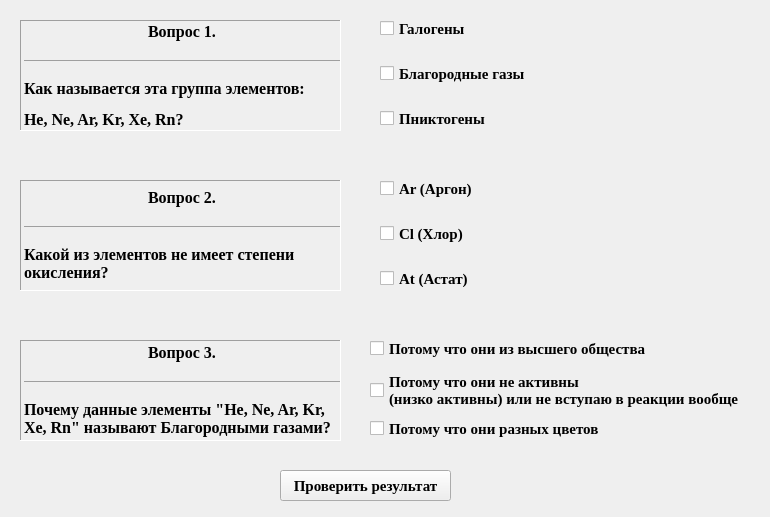
<?xml version="1.0" encoding="UTF-8"?>
<ui version="4.0">
 <class>TestNoMetals</class>
 <widget class="QWidget" name="TestNoMetals">
  <property name="geometry">
   <rect>
    <x>0</x>
    <y>0</y>
    <width>770</width>
    <height>517</height>
   </rect>
  </property>
  <property name="windowTitle">
   <string>TestNoMetals</string>
  </property>
  <property name="styleSheet">
   <string notr="true">TestNoMetals
{
	background-color: #b2a6ff;
}
</string>
  </property>
  <widget class="QLabel" name="label">
   <property name="geometry">
    <rect>
     <x>20</x>
     <y>20</y>
     <width>321</width>
     <height>111</height>
    </rect>
   </property>
   <property name="frameShape">
    <enum>QFrame::Panel</enum>
   </property>
   <property name="frameShadow">
    <enum>QFrame::Sunken</enum>
   </property>
   <property name="text">
    <string>&lt;html&gt;&lt;head/&gt;&lt;body&gt;&lt;p align=&quot;center&quot;&gt;&lt;span style=&quot; font-size:12pt; font-weight:600; font-family: Times New Roman;&quot;&gt;Вопрос 1.&lt;/span&gt;&lt;/p&gt;&lt;hr&gt;&lt;p&gt;&lt;span style=&quot; font-size:12pt; font-weight:600; font-family: Times New Roman;&quot;&gt;Как называется эта группа элементов:&lt;/span&gt;&lt;/p&gt;&lt;p&gt;&lt;span style=&quot; font-size:12pt; font-weight:600; font-family: Times New Roman;&quot;&gt;He, Ne, Ar, Kr, Xe, Rn?&lt;/span&gt;&lt;/p&gt;&lt;/body&gt;&lt;/html&gt;</string>
   </property>
  </widget>
  <widget class="QLabel" name="label_2">
   <property name="geometry">
    <rect>
     <x>20</x>
     <y>180</y>
     <width>321</width>
     <height>111</height>
    </rect>
   </property>
   <property name="frameShape">
    <enum>QFrame::Panel</enum>
   </property>
   <property name="frameShadow">
    <enum>QFrame::Sunken</enum>
   </property>
   <property name="text">
    <string>&lt;html&gt;&lt;head/&gt;&lt;body&gt;&lt;p align=&quot;center&quot;&gt;&lt;span style=&quot; font-size:12pt; font-weight:600; font-family: Times New Roman;&quot;&gt;Вопрос 2.&lt;/span&gt;&lt;/p&gt;&lt;hr&gt;&lt;p&gt;&lt;span style=&quot; font-size:12pt; font-weight:600; font-family: Times New Roman;&quot;&gt;Какой из элементов не имеет степени&lt;br&gt; окисления?&lt;/span&gt;&lt;/p&gt;&lt;/body&gt;&lt;/html&gt;</string>
   </property>
  </widget>
  <widget class="QLabel" name="label_3">
   <property name="geometry">
    <rect>
     <x>20</x>
     <y>340</y>
     <width>321</width>
     <height>101</height>
    </rect>
   </property>
   <property name="frameShape">
    <enum>QFrame::Panel</enum>
   </property>
   <property name="frameShadow">
    <enum>QFrame::Sunken</enum>
   </property>
   <property name="text">
    <string>&lt;html&gt;&lt;head/&gt;&lt;body&gt;&lt;p align=&quot;center&quot;&gt;&lt;span style=&quot; font-size:12pt; font-weight:600; font-family: Times New Roman;&quot;&gt;Вопрос 3.&lt;/span&gt;&lt;/p&gt;&lt;hr&gt;&lt;p&gt;&lt;span style=&quot; font-size:12pt; font-weight:600; font-family: Times New Roman&quot;&gt;Почему данные элементы &quot;He, Ne, Ar, Kr,&lt;br&gt; Xe, Rn&quot; называют Благородными газами?&lt;/span&gt;&lt;/p&gt;&lt;/body&gt;&lt;/html&gt;</string>
   </property>
  </widget>
  <widget class="QPushButton" name="pushButton">
   <property name="geometry">
    <rect>
     <x>280</x>
     <y>470</y>
     <width>171</width>
     <height>31</height>
    </rect>
   </property>
   <property name="font">
    <font>
     <family>Times New Roman</family>
     <pointsize>11</pointsize>
     <weight>75</weight>
     <bold>true</bold>
    </font>
   </property>
   <property name="text">
    <string>Проверить результат</string>
   </property>
  </widget>
  <widget class="QCheckBox" name="checkBox">
   <property name="geometry">
    <rect>
     <x>380</x>
     <y>20</y>
     <width>101</width>
     <height>17</height>
    </rect>
   </property>
   <property name="font">
    <font>
     <family>Times New Roman</family>
     <pointsize>11</pointsize>
     <weight>75</weight>
     <bold>true</bold>
    </font>
   </property>
   <property name="text">
    <string>Галогены</string>
   </property>
  </widget>
  <widget class="QCheckBox" name="checkBox_2">
   <property name="geometry">
    <rect>
     <x>380</x>
     <y>65</y>
     <width>171</width>
     <height>17</height>
    </rect>
   </property>
   <property name="font">
    <font>
     <family>Times New Roman</family>
     <pointsize>11</pointsize>
     <weight>75</weight>
     <bold>true</bold>
    </font>
   </property>
   <property name="text">
    <string>Благородные газы</string>
   </property>
  </widget>
  <widget class="QCheckBox" name="checkBox_3">
   <property name="geometry">
    <rect>
     <x>380</x>
     <y>110</y>
     <width>121</width>
     <height>17</height>
    </rect>
   </property>
   <property name="font">
    <font>
     <family>Times New Roman</family>
     <pointsize>11</pointsize>
     <weight>75</weight>
     <bold>true</bold>
    </font>
   </property>
   <property name="text">
    <string>Пниктогены</string>
   </property>
  </widget>
  <widget class="QCheckBox" name="checkBox_4">
   <property name="geometry">
    <rect>
     <x>380</x>
     <y>180</y>
     <width>101</width>
     <height>17</height>
    </rect>
   </property>
   <property name="font">
    <font>
     <family>Times New Roman</family>
     <pointsize>11</pointsize>
     <weight>75</weight>
     <bold>true</bold>
    </font>
   </property>
   <property name="text">
    <string>Ar (Аргон)</string>
   </property>
  </widget>
  <widget class="QCheckBox" name="checkBox_5">
   <property name="geometry">
    <rect>
     <x>380</x>
     <y>225</y>
     <width>101</width>
     <height>17</height>
    </rect>
   </property>
   <property name="font">
    <font>
     <family>Times New Roman</family>
     <pointsize>11</pointsize>
     <weight>75</weight>
     <bold>true</bold>
    </font>
   </property>
   <property name="text">
    <string>Cl (Хлор)</string>
   </property>
  </widget>
  <widget class="QCheckBox" name="checkBox_6">
   <property name="geometry">
    <rect>
     <x>380</x>
     <y>270</y>
     <width>101</width>
     <height>17</height>
    </rect>
   </property>
   <property name="font">
    <font>
     <family>Times New Roman</family>
     <pointsize>11</pointsize>
     <weight>75</weight>
     <bold>true</bold>
    </font>
   </property>
   <property name="text">
    <string>At (Астат)</string>
   </property>
  </widget>
  <widget class="QCheckBox" name="checkBox_7">
   <property name="geometry">
    <rect>
     <x>370</x>
     <y>340</y>
     <width>291</width>
     <height>17</height>
    </rect>
   </property>
   <property name="font">
    <font>
     <family>Times New Roman</family>
     <pointsize>11</pointsize>
     <weight>75</weight>
     <bold>true</bold>
    </font>
   </property>
   <property name="text">
    <string>Потому что они из высшего общества</string>
   </property>
  </widget>
  <widget class="QCheckBox" name="checkBox_8">
   <property name="geometry">
    <rect>
     <x>370</x>
     <y>370</y>
     <width>381</width>
     <height>41</height>
    </rect>
   </property>
   <property name="font">
    <font>
     <family>Times New Roman</family>
     <pointsize>11</pointsize>
     <weight>75</weight>
     <bold>true</bold>
    </font>
   </property>
   <property name="text">
    <string>Потому что они не активны
(низко активны) или не вступаю в реакции вообще</string>
   </property>
  </widget>
  <widget class="QCheckBox" name="checkBox_9">
   <property name="geometry">
    <rect>
     <x>370</x>
     <y>420</y>
     <width>241</width>
     <height>17</height>
    </rect>
   </property>
   <property name="font">
    <font>
     <family>Times New Roman</family>
     <pointsize>11</pointsize>
     <weight>75</weight>
     <bold>true</bold>
    </font>
   </property>
   <property name="text">
    <string>Потому что они разных цветов</string>
   </property>
  </widget>
 </widget>
 <resources/>
 <connections/>
</ui>
